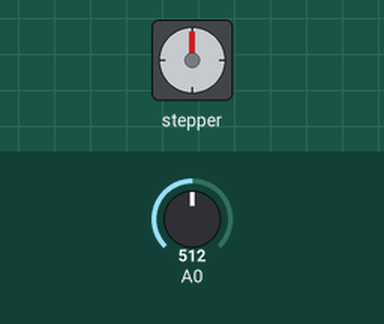
Recording of a sketch running on a simulated Arduino Uno, built with avr-gcc and run on an emulated ATmega328P. Parts: stepper motor. Inputs (shaded band) come from the test bench; at power-on: A0 = 512. Stepper angles assume 200 steps per turn; what the sketch prints to the serial monitor is not drawn.

Above: at 1.2 s.
1.3 s: A0 set to 940
2.8 s: A0 set to 963
At 3.25 s:
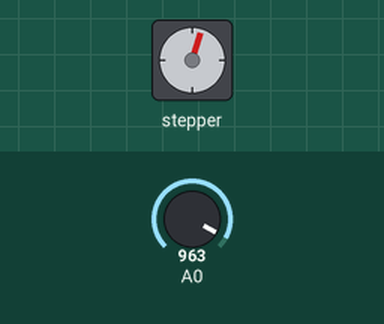
At 3.86 s:
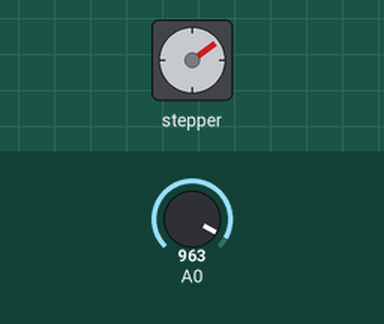
Timing chart, 0 to 11.8 s (numbered marks = the images above; inputs shaded):
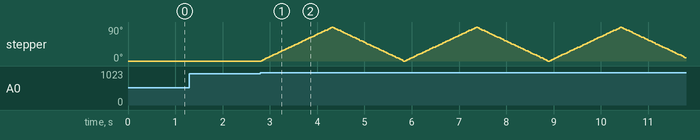

Measured:
- the behaviour switches between 949 and 950 on A0 (found by bisection; images 0 and 1)
- after the input at 1.3 s, every drawn part: stays the same
- after the input at 2.8 s, stepper: turns 90° clockwise in 1.5 s, then 90° counter-clockwise in 1.5 s, repeating every 3.1 s

The sketch:

sketch_may14a.ino
```cpp
#include <Stepper.h>

#include <AFMotor.h>


AF_Stepper motor(200, 1);
int time = 10.5 * 45;


void setup() {
  Serial.begin(9600);           // set up Serial library at 9600 bps
  Serial.println("Stepper test!");

  motor.setSpeed(10);  // 10 rpm

  motor.release();

}

void loop() {
 for (int i = 0; i < 100; i++) {
   while(analogRead(A0) < 950) { }
 motor.step(1, FORWARD, INTERLEAVE);
 }

for (int i = 0; i < 100; i++) {
  while(analogRead(A0) < 950) { }
 motor.step(1, BACKWARD, INTERLEAVE);
 }
}
```
